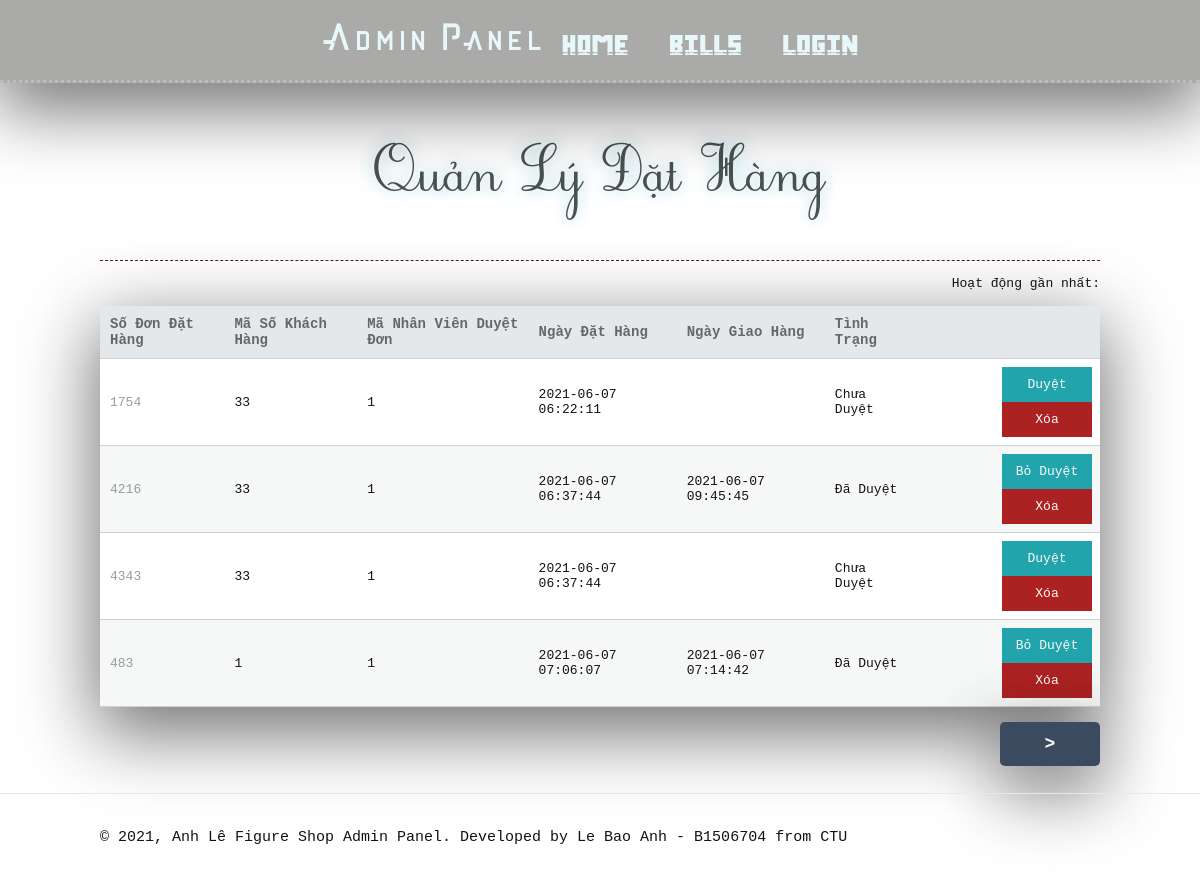
/bill.php, run on the app's committed database.
### tables this page shows
CREATE TABLE `dathang` (
  `SoDonDH` int(6) UNSIGNED NOT NULL,
  `MSKH` int(6) UNSIGNED DEFAULT NULL,
  `MSNV` int(6) UNSIGNED DEFAULT NULL,
  `NgayDH` timestamp NULL DEFAULT NULL,
  `NgayGH` timestamp NULL DEFAULT NULL,
  `Duyet` int(2) NOT NULL
);

### bill.php (the view, shortened to what this page needs)
<?php
include "util.php";
$num_bills_on_each_page = 4;
$current_page = isset($_GET['bill_p']) && is_numeric($_GET['bill_p']) ? (int)$_GET['bill_p'] : 1;
$query = $pdo->prepare('SELECT * FROM dathang ORDER BY NgayDH ASC LIMIT ?,?');
$query->bindValue(1, ($current_page - 1) * $num_bills_on_each_page, PDO::PARAM_INT);
$query->bindValue(2, $num_bills_on_each_page, PDO::PARAM_INT);
$query->execute();
$bills = $query->fetchAll(PDO::FETCH_ASSOC);
$total_bills = $pdo->query('SELECT * FROM dathang')->rowCount();
?>
<?=template_header('Quản Lý Đặt Hàng')?>
<div class="cart content-wrapper">
    <h1>Quản Lý Đặt Hàng</h1>
    <form method="post">
        <div class="buttons">
            <p style="font-family: monospace;">Hoạt động gần nhất: <?=isset($_SESSION['msg']) ? $_SESSION['msg'] : '' ?></p>
        </div>
        <table>
            <thead>
                <tr>
                    <td>Số Đơn Đặt Hàng</td>
                    <td>Mã Số Khách Hàng</td>
                    <td>Mã Nhân Viên Duyệt Đơn</td>
                    <td>Ngày Đặt Hàng</td>
                    <td>Ngày Giao Hàng</td>
                    <td>Tình Trạng</td>
                    <td></td>
                </tr>
            </thead>
            <tbody>
                <?php if (empty($bills)): ?>
                <tr>
                    <td style="text-align:center; font-family:monospace">Đơn Đặt Hàng Trống</td>
                </tr>
                <?php else: ?>
                <?php foreach ($bills as $bill): ?>
                    <tr>
                    <td>
                        <a><?=$bill['SoDonDH']?></a>
                    </td>
                    <td>
                        <a><?=$bill['MSKH']?></a>
                    </td>
                    <td>
                        <a><?=$bill['MSNV']?></a>
                    </td>
                    <td>
                        <a><?=$bill['NgayDH']?></a>
                    </td>
                    <td>
                        <a><?=$bill['NgayGH']?></a>
                    </td>
                    <td>
                    <a><?=$bill['Duyet'] == 0 ? 'Chưa Duyệt' : 'Đã Duyệt' ?></a>
                    <td class="actions">
                        <a href="bill.php?c_bill=<?=$bill['SoDonDH']?>" class="edit">
                            <?=$bill['Duyet'] == 0 ? 'Duyệt' : 'Bỏ Duyệt' ?>
                        </a>
                        <a href="bill.php?d_bill=<?=$bill['SoDonDH']?>" class="trash">
                            Xóa
                        </a>
                    </td>
                </tr>
                <?php endforeach; ?>
                <?php endif; ?>
            </tbody>
        </table>
        <div class="buttons">
            <?php if ($total_bills > ($current_page * $num_bills_on_each_page) - $num_bills_on_each_page + count($bills)): ?>
            <a href="bill.php?&bill_p=<?=$current_page+1?>">
            >
            </a>
        <?php endif; ?>
        </div>
    </form>
</div>
<?=template_footer()?>

### assets/css/admin_style.css (style rules this page uses)
* { box-sizing: border-box; -webkit-font-smoothing: antialiased; -moz-osx-font-smoothing: grayscale; }
html { height: 100%; scroll-behavior: smooth; }
body { position: relative; min-height: 100%; background: rgba(255, 255, 255, 0.986); filter: brightness(.9) contrast(1.2); color: #2b2828; margin: 0; overflow-y: auto; overflow-x: hidden; padding-bottom: 100px; }
h1, h2, h3, h4, h5 { color: #000000; }
.content-wrapper { padding-left: 100px; padding-right: 100px; margin: 0 auto; }
main .cart h1, main .update h1 { display: inline-block; margin: 0; width: 100%; font-family: Subtitle; font-size: 48px; color: #5b6464; text-shadow: 0 0 5px #fff, 0 0 10px #fff, 0 0 15px #9dd7e6; padding-bottom: 10px; padding-top: 10px; backdrop-filter: blur(2px); padding: 40px 0; text-align: center; border-bottom: 1px dashed #643030; }
main .cart table { width: 100%; padding-top: 10px; font-family: monospace; border-collapse: collapse; box-shadow: rgba(0, 0, 0, 0.56) 0px 22px 70px 4px; }
main .cart table thead { background-color: #ebeef1; border-bottom: 1px solid #d3dae0; }
main .cart table thead td { padding: 10px; font-weight: bold; color: #767779; font-size: 14px; }
main .cart table tbody tr { border-bottom: 1px solid #d3dae0; }
main .cart table tbody tr:nth-child(even) { background-color: #fbfcfc; }
main .cart table tbody tr td { padding: 10px; }
main .cart table tbody tr td:nth-child(1) { color: #a5a7a9; }
main .cart table tbody tr td.actions { padding: 8px; text-align: right; }
main .cart table tbody tr td.actions .edit, main .cart table tbody tr td.actions .trash { display: inline-flex; align-items: center; justify-content: center; text-decoration: none; color: #FFFFFF; padding: 10px 12px; }
main .cart table tbody tr td.actions .trash { width: 90px; background-color: #b73737; }
main .cart table tbody tr td.actions .edit { width: 90px; background-color: #37afb7; }
main .cart .buttons { margin-top: 15px; margin-bottom: 15px; text-align: right; }
main .cart .buttons a { display: inline-block; text-decoration: none; margin-left: 5px; padding: 12px 20px; border: 0; background: #4e5c70; color: #FFFFFF; font-size: 18px; font-family: monospace; font-weight: bold; border-radius: 5px; text-align: center; width: 100px; box-shadow: rgba(0, 0, 0, 0.56) 0px 22px 70px 4px; transition: all 0.4s ease-in-out; }

### data on the page
dathang: SoDonDH "1754", MSKH "33", MSNV "1", NgayDH "2021-06-07 06:22:11", Duyet "Chưa Duyệt"
dathang: SoDonDH "4216", MSKH "33", MSNV "1", NgayDH "2021-06-07 06:37:44", NgayGH "2021-06-07 09:45:45", Duyet "Đã Duyệt"
dathang: SoDonDH "4343", MSKH "33", MSNV "1", NgayDH "2021-06-07 06:37:44", Duyet "Chưa Duyệt"
dathang: SoDonDH "483", MSKH "1", MSNV "1", NgayDH "2021-06-07 07:06:07", NgayGH "2021-06-07 07:14:42", Duyet "Đã Duyệt"
